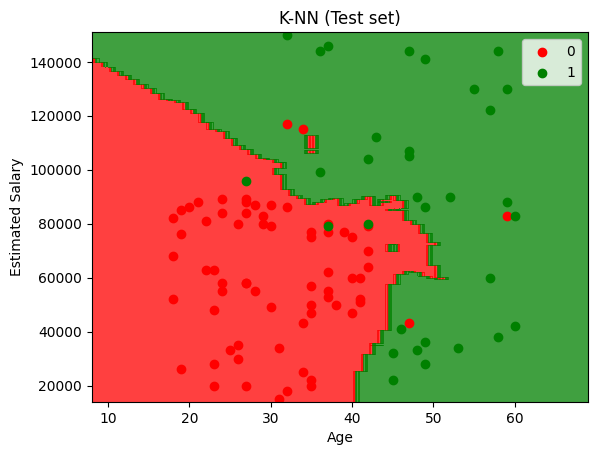

Python code for this plot:
# Converted from: K_Nearest_Neighbors.ipynb

#!/usr/bin/env python
# coding: utf-8

# # K-Nearest Neighbors (K-NN)

# ## Importing the libraries

# In[1]:


import numpy as np
import matplotlib.pyplot as plt
import pandas as pd

# ## Importing the dataset

# In[2]:


dataset = pd.read_csv('Social_Network_Ads.csv')
X = dataset.iloc[:, :-1].values
y = dataset.iloc[:, -1].values

# ## Splitting the dataset into the Training set and Test set

# In[3]:


from sklearn.model_selection import train_test_split
X_train, X_test, y_train, y_test = train_test_split(X, y, test_size = 0.25, random_state = 0)

# In[4]:


print(X_train)

# In[5]:


print(y_train)

# In[6]:


print(X_test)

# In[7]:


print(y_test)

# ## Feature Scaling

# In[8]:


from sklearn.preprocessing import StandardScaler
sc = StandardScaler()
X_train = sc.fit_transform(X_train)
X_test = sc.transform(X_test)

# In[9]:


print(X_train)

# In[10]:


print(X_test)

# ## Training the K-NN model on the Training set

# In[11]:


from sklearn.neighbors import KNeighborsClassifier
classifier = KNeighborsClassifier(n_neighbors = 5, metric = 'minkowski', p = 2)
classifier.fit(X_train, y_train)

# ## Predicting a new result

# In[12]:


print(classifier.predict(sc.transform([[30,87000]])))

# ## Predicting the Test set results

# In[13]:


y_pred = classifier.predict(X_test)
print(np.concatenate((y_pred.reshape(len(y_pred),1), y_test.reshape(len(y_test),1)),1))

# ## Making the Confusion Matrix

# In[14]:


from sklearn.metrics import confusion_matrix, accuracy_score
cm = confusion_matrix(y_test, y_pred)
print(cm)
accuracy_score(y_test, y_pred)

# ## Visualising the Training set results

# In[15]:


from matplotlib.colors import ListedColormap
X_set, y_set = sc.inverse_transform(X_train), y_train
X1, X2 = np.meshgrid(np.arange(start = X_set[:, 0].min() - 10, stop = X_set[:, 0].max() + 10, step = 1),
                     np.arange(start = X_set[:, 1].min() - 1000, stop = X_set[:, 1].max() + 1000, step = 1))
plt.contourf(X1, X2, classifier.predict(sc.transform(np.array([X1.ravel(), X2.ravel()]).T)).reshape(X1.shape),
             alpha = 0.75, cmap = ListedColormap(('red', 'green')))
plt.xlim(X1.min(), X1.max())
plt.ylim(X2.min(), X2.max())
for i, j in enumerate(np.unique(y_set)):
    plt.scatter(X_set[y_set == j, 0], X_set[y_set == j, 1], c = ListedColormap(('red', 'green'))(i), label = j)
plt.title('K-NN (Training set)')
plt.xlabel('Age')
plt.ylabel('Estimated Salary')
plt.legend()
plt.show()

# ## Visualising the Test set results

# In[16]:


from matplotlib.colors import ListedColormap
X_set, y_set = sc.inverse_transform(X_test), y_test
X1, X2 = np.meshgrid(np.arange(start = X_set[:, 0].min() - 10, stop = X_set[:, 0].max() + 10, step = 1),
                     np.arange(start = X_set[:, 1].min() - 1000, stop = X_set[:, 1].max() + 1000, step = 1))
plt.contourf(X1, X2, classifier.predict(sc.transform(np.array([X1.ravel(), X2.ravel()]).T)).reshape(X1.shape),
             alpha = 0.75, cmap = ListedColormap(('red', 'green')))
plt.xlim(X1.min(), X1.max())
plt.ylim(X2.min(), X2.max())
for i, j in enumerate(np.unique(y_set)):
    plt.scatter(X_set[y_set == j, 0], X_set[y_set == j, 1], c = ListedColormap(('red', 'green'))(i), label = j)
plt.title('K-NN (Test set)')
plt.xlabel('Age')
plt.ylabel('Estimated Salary')
plt.legend()
plt.show()
